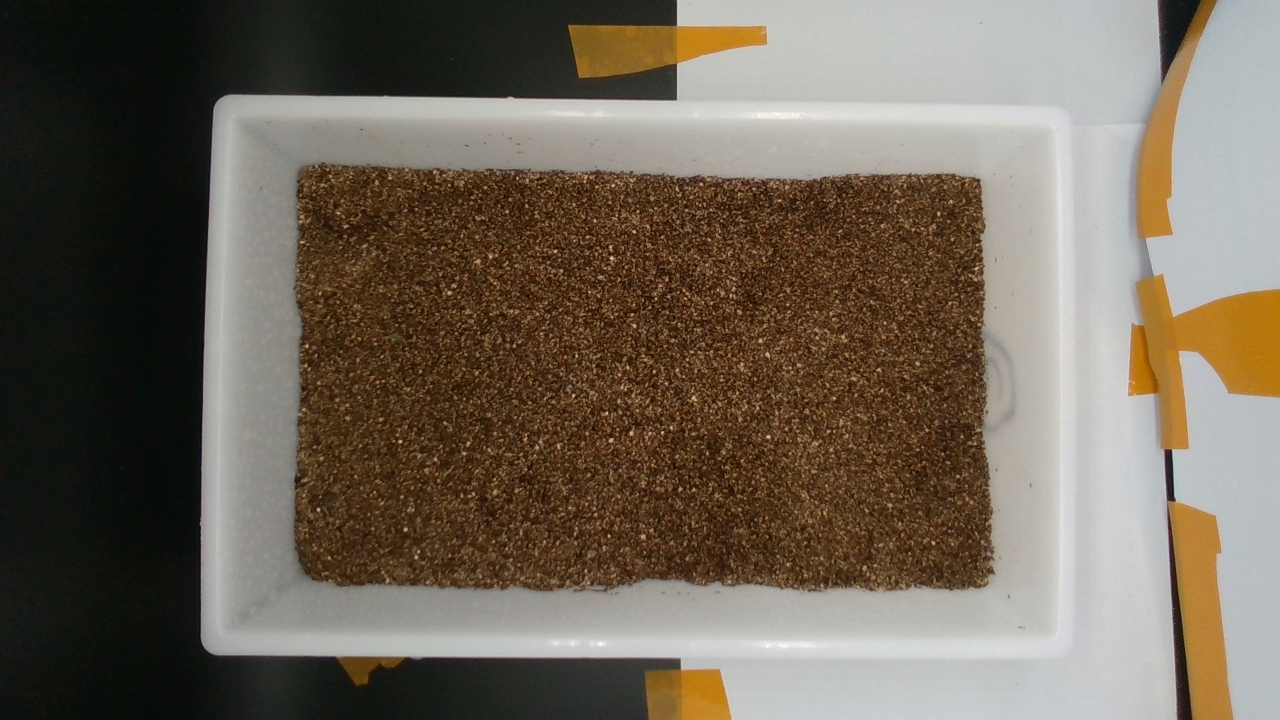
#> input picture sample_day1_soil.jpeg, 1280 x 720 px, given in place of sample_sand_cropped.jpeg, which was not available
$ python soil_capture_0.8.py
#> lines starting #> are read from the running program, lines starting #| are printed output that depends on the picture; after the words box and inside, x2 and y2 are one past the last pixel; in counts of white or black regions, pixels touching at a corner belong together; pictures that were not available may be replaced by others from this repository, and a replacement may not be noted
#> further down, image is the input picture: shape (720, 1280, 3); mean R, G, B 112, 101.8, 88.7
import numpy as np
from scipy import ndimage
from skimage.io import imread
import matplotlib.pylab as pylab
from scipy.ndimage.morphology import binary_fill_holes
from PIL import Image, ImageFilter
import cv2
import time


def pixel_contains_soil(pixel_value, min_threshold_list, max_threshold_list):
    """

    :param pixel_value:         A list containing (R-G, R-B, G-B) value of current pixel.

    :param min_threshold_list:  A list containing minimum threshold of (R-G, R-B, G-B) value.
                                Any pixel with any (R-G, R-B, G-B) value BELOW corresponding min_threshold
                                will not be considered as 'soil'.

    :param max_threshold_list:  A list containing maximum threshold of (R-G, R-B, G-B) value.
                                Any pixel with any (R-G, R-B, G-B) value GREATER THAN corresponding max_threshold
                                will not be considered as 'soil'.\

    :return:                    Boolean. Tells if current pixel 'is soil'.
    """
    result = True
    for i in range(len(pixel_value)):
        if not min_threshold_list[i] <= pixel_value[i] <= max_threshold_list[i]:
            result = False
            break
    return result


def pixel_contains_sprout(pixel_value, min_threshold, max_threshold=255):
    return min_threshold <= pixel_value <= max_threshold


def get_color_diff(im):
    """
    :param im: image with form of RGB
    :return: [R_minus_G, R_minus_B, G_minus_B, green_diff]
    """
    R_minus_G = im[:, :, 0] - im[:, :, 1]
    R_minus_B = im[:, :, 0] - im[:, :, 2]
    G_minus_B = im[:, :, 1] - im[:, :, 2]
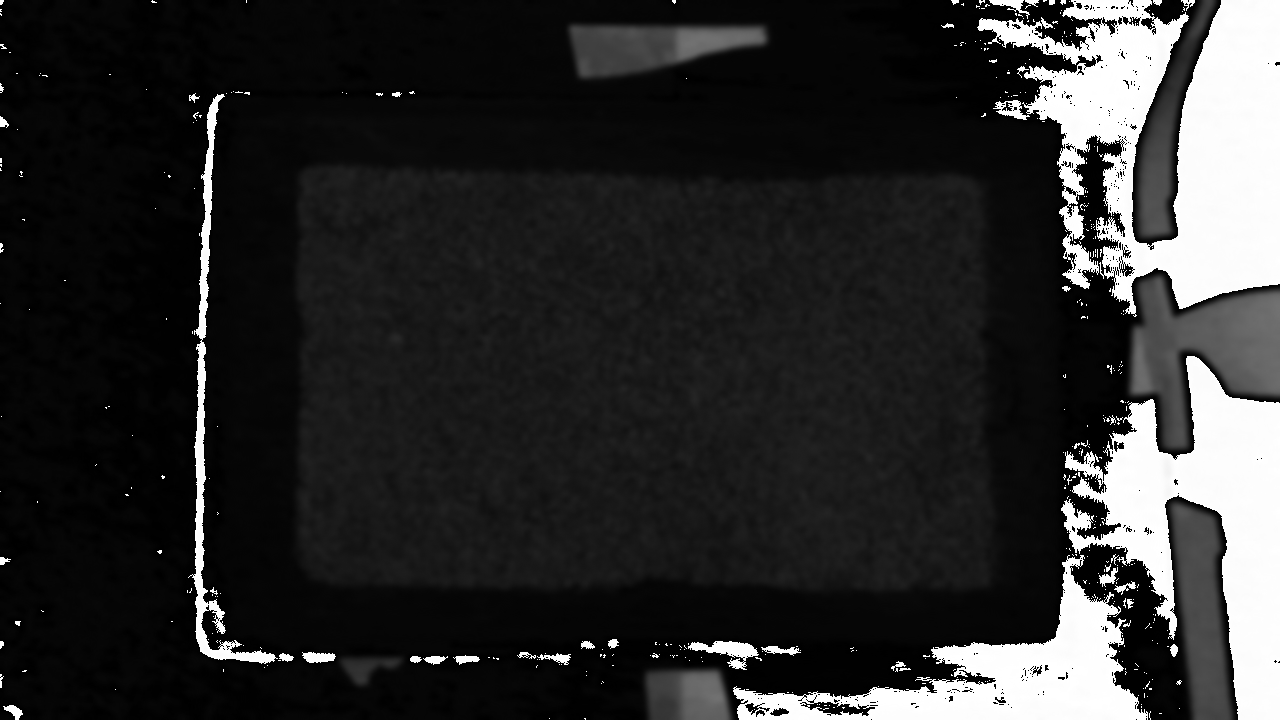
#> G_minus_B: shape (720, 1280); min 0, max 255, mean 45.2
    green_diff = 2 * im[:, :, 1] - im[:, :, 0] - im[:, :, 2]
    return R_minus_G, R_minus_B, G_minus_B, green_diff


def get_mask(color_diff, min_threshold, max_threshold):
    height, width = color_diff[0].shape[:2]
#> height = 720; width = 1280
    mask = np.zeros((height, width))
    height_min, height_max, width_min, width_max = (1280, 0, 1280, 0)
    for i in range(height):
        for j in range(width):
            pixel_val = [color_diff[0][i, j], color_diff[1][i, j], color_diff[2][i, j]]
            green_val = color_diff[3][i, j]
            if pixel_contains_soil(pixel_val, min_threshold[0:3], max_threshold[0:3]) or pixel_contains_sprout(
                    green_val, min_threshold[3], max_threshold[3]):
                mask[i, j] = 1
                if i < height_min:
                    height_min = i
                if i > height_max:
                    height_max = i
                if j < width_min:
                    width_min = j
                if j > width_max:
                    width_max = j
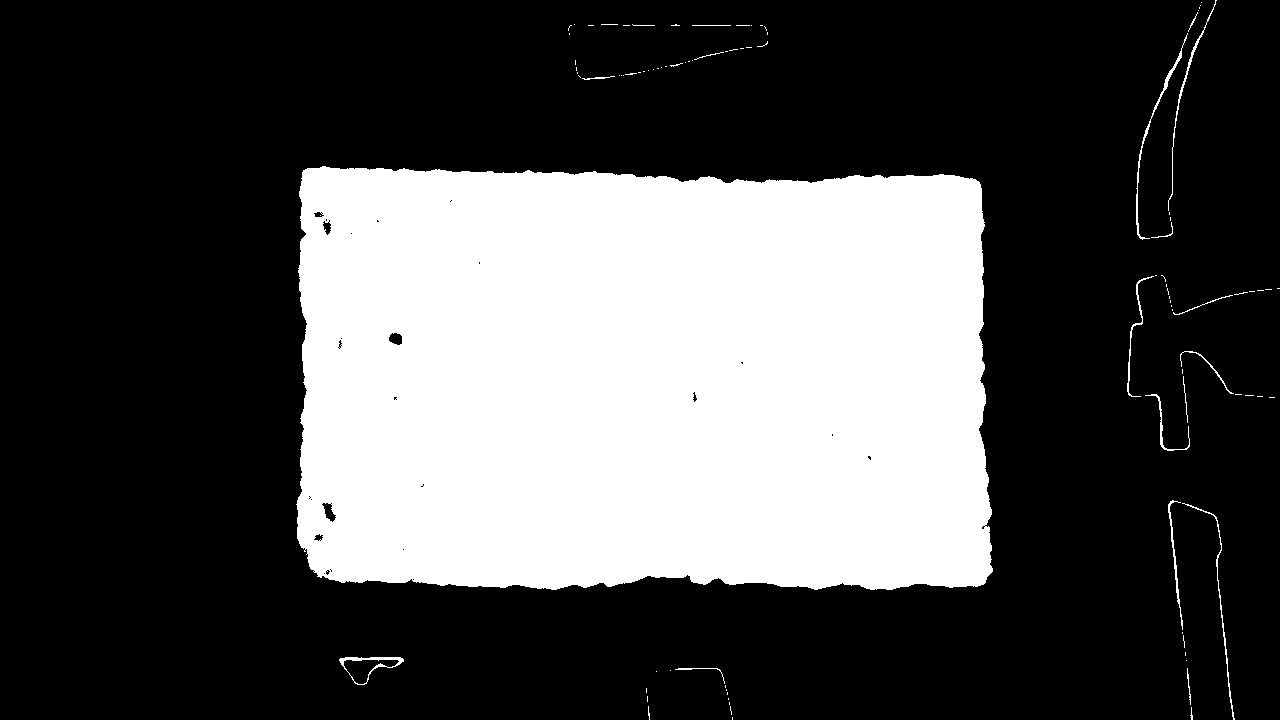
#> mask: shape (720, 1280) float64; values 0 (black) and 1 (white), 30.6% white; 97 white regions (78 under 20 px), largest, box (x1, y1, x2, y2) and area: (296, 166, 993, 590) 279262, (1136, 33, 1188, 240) 463, (1182, 503, 1235, 720) 356

    for i in range(height):
        for j in range(width):
            if height_min <= i <= height_max and width_min <= j <= width_max:
                mask[i, j] = 1
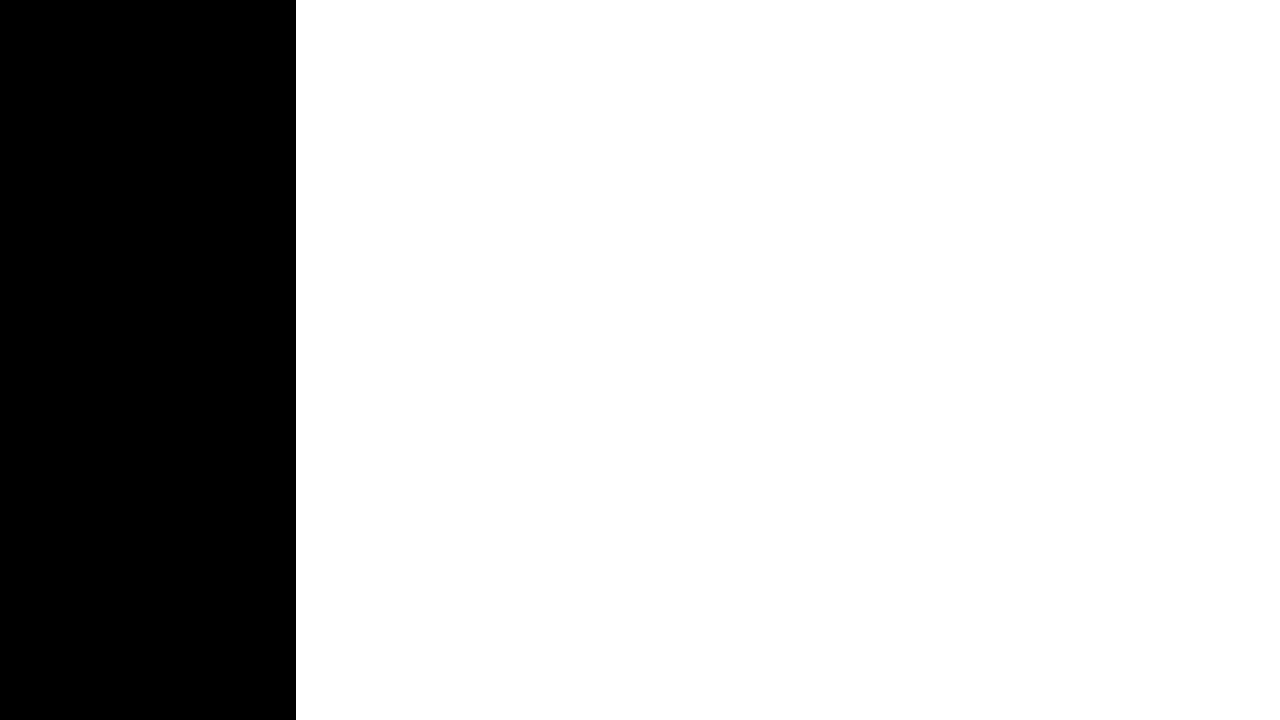
#> mask: shape (720, 1280) float64; values 0 (black) and 1 (white), 76.9% white; 1 black region, box (x1, y1, x2, y2) and area: (0, 0, 296, 720) 213120

    print("处理过程中，height介于{}和{}之间，width介于{}和{}之间".format(height_min, height_max, width_min, width_max))
#| 处理过程中，height介于0和719之间，width介于296和1279之间
    return mask


def get_masked_image(im, mask):
    """

    :param im:
    :param mask:
    :return:
    """
    height, width = im.shape[:2]  # height is row and width is column
    masked_image = im.copy()
    for i in range(height):
        for j in range(width):
            if mask[i, j] == 0:
                masked_image[i, j, :] = 0
            else:
                pass
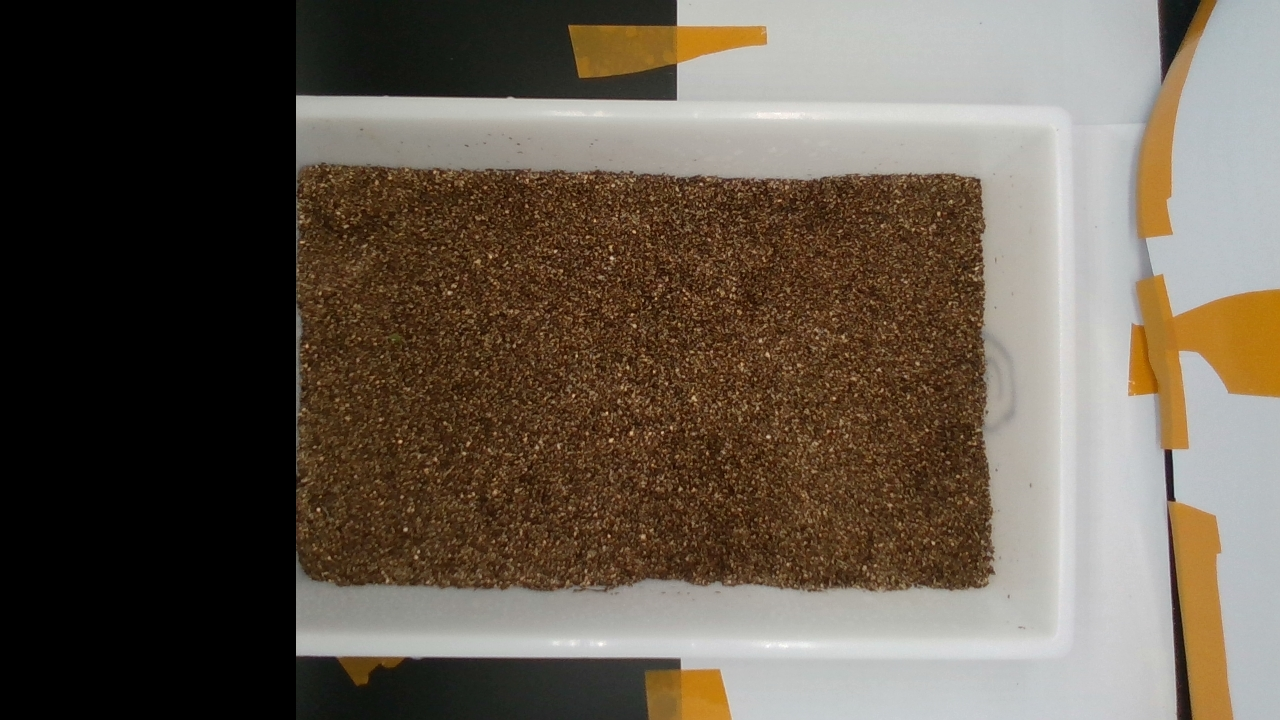
#> masked_image: shape (720, 1280, 3); mean R, G, B 101, 90.4, 78.2
    return masked_image


def soilCapture(im, min_thresh, max_thresh):
    im_blurred = cv2.blur(im, (7, 7))
    color_diff = get_color_diff(im_blurred)
    mask = get_mask(color_diff, min_thresh, max_thresh)
    masked_image = get_masked_image(im, mask)
    return masked_image


IMAGE_SOIL = 'sample_day1_soil.jpeg'
IMAGE_SOIL_SPROUTED = 'sample.jpeg'
IMAGE_SOIL_CROPPED_SPROUTED = 'sample_cropped.jpeg'
IMAGE_SAND_SPROUTED = 'sample_sand.jpeg'
IMAGE_SAND = 'day1_sand.jpeg'
IMAGE_SAND_CROPPED_SPROUTED = 'sample_sand_cropped.jpeg'
IMAGE_TEST = 'rgb_20220403_125355.jpeg'
if __name__ == "__main__":
    start_time = time.time()
    image = imread(IMAGE_SAND_CROPPED_SPROUTED)
    title_size = 10
    min_thresh = [20, 35, 15, 70]
    # R-G, R-B, G-B, 2G - R - B
    max_thresh = [40, 70, 35, 110]

    pylab.imsave('result.jpeg', soilCapture(image, min_thresh, max_thresh), format='jpeg')
    terminal_time = time.time()
    print("完成！用时{}秒".format(terminal_time - start_time))
